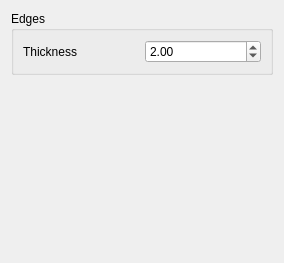
<?xml version="1.0" encoding="UTF-8"?>
<ui version="4.0">
 <class>edgesControls</class>
 <widget class="QWidget" name="edgesControls">
  <property name="geometry">
   <rect>
    <x>0</x>
    <y>0</y>
    <width>284</width>
    <height>263</height>
   </rect>
  </property>
  <property name="windowTitle">
   <string>Edges Controls</string>
  </property>
  <layout class="QVBoxLayout" name="verticalLayout">
   <item>
    <widget class="QGroupBox" name="groupBox">
     <property name="title">
      <string>Edges</string>
     </property>
     <layout class="QHBoxLayout" name="horizontalLayout">
      <item>
       <widget class="QLabel" name="label_3">
        <property name="text">
         <string>Thickness</string>
        </property>
       </widget>
      </item>
      <item>
       <widget class="QDoubleSpinBox" name="lineThickness">
        <property name="value">
         <double>2.000000000000000</double>
        </property>
       </widget>
      </item>
     </layout>
    </widget>
   </item>
   <item>
    <spacer name="verticalSpacer">
     <property name="orientation">
      <enum>Qt::Vertical</enum>
     </property>
     <property name="sizeHint" stdset="0">
      <size>
       <width>20</width>
       <height>59</height>
      </size>
     </property>
    </spacer>
   </item>
  </layout>
 </widget>
 <resources/>
 <connections/>
</ui>
